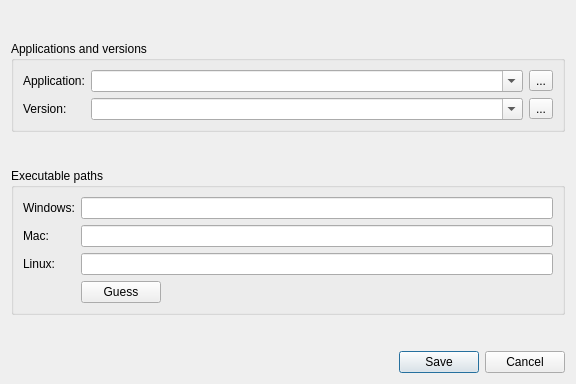
<?xml version="1.0" encoding="UTF-8"?>
<ui version="4.0">
 <class>Dialog</class>
 <widget class="QDialog" name="Dialog">
  <property name="geometry">
   <rect>
    <x>0</x>
    <y>0</y>
    <width>576</width>
    <height>384</height>
   </rect>
  </property>
  <property name="windowTitle">
   <string>Edit Application Paths</string>
  </property>
  <property name="modal">
   <bool>true</bool>
  </property>
  <layout class="QVBoxLayout" name="verticalLayout">
   <item>
    <spacer name="verticalSpacer_3">
     <property name="orientation">
      <enum>Qt::Vertical</enum>
     </property>
     <property name="sizeHint" stdset="0">
      <size>
       <width>20</width>
       <height>40</height>
      </size>
     </property>
    </spacer>
   </item>
   <item>
    <widget class="QGroupBox" name="appVer_groupBox">
     <property name="sizePolicy">
      <sizepolicy hsizetype="Preferred" vsizetype="Maximum">
       <horstretch>0</horstretch>
       <verstretch>0</verstretch>
      </sizepolicy>
     </property>
     <property name="title">
      <string>Applications and versions</string>
     </property>
     <layout class="QFormLayout" name="formLayout_10">
      <property name="fieldGrowthPolicy">
       <enum>QFormLayout::ExpandingFieldsGrow</enum>
      </property>
      <item row="0" column="0">
       <widget class="QLabel" name="appName_label">
        <property name="text">
         <string>Application:</string>
        </property>
       </widget>
      </item>
      <item row="0" column="1">
       <layout class="QHBoxLayout" name="appName_horizontalLayout">
        <item>
         <widget class="QComboBox" name="appName_comboBox">
          <property name="sizePolicy">
           <sizepolicy hsizetype="Expanding" vsizetype="Fixed">
            <horstretch>0</horstretch>
            <verstretch>0</verstretch>
           </sizepolicy>
          </property>
          <property name="toolTip">
           <string>Select an application, or add a new application by typing a new name and pressing Enter</string>
          </property>
          <property name="editable">
           <bool>true</bool>
          </property>
          <property name="mandatoryField" stdset="0">
           <bool>false</bool>
          </property>
         </widget>
        </item>
        <item>
         <widget class="QToolButton" name="appNameDel_toolButton">
          <property name="toolTip">
           <string>Remove this application</string>
          </property>
          <property name="text">
           <string>...</string>
          </property>
          <property name="icon">
           <iconset resource="../../ui/rsc.qrc">
            <normaloff>:/rsc/rsc/icon_delete.png</normaloff>
            <disabledoff>:/rsc/rsc/icon_delete_disabled.png</disabledoff>:/rsc/rsc/icon_delete.png</iconset>
          </property>
          <property name="iconSize">
           <size>
            <width>15</width>
            <height>15</height>
           </size>
          </property>
         </widget>
        </item>
       </layout>
      </item>
      <item row="1" column="0">
       <widget class="QLabel" name="appVer_label">
        <property name="text">
         <string>Version:</string>
        </property>
       </widget>
      </item>
      <item row="1" column="1">
       <layout class="QHBoxLayout" name="appVer_horizontalLayout">
        <item>
         <widget class="QComboBox" name="appVer_comboBox">
          <property name="sizePolicy">
           <sizepolicy hsizetype="Expanding" vsizetype="Fixed">
            <horstretch>0</horstretch>
            <verstretch>0</verstretch>
           </sizepolicy>
          </property>
          <property name="toolTip">
           <string>Select a version for this application, or add a new version by typing a new name and pressing Enter</string>
          </property>
          <property name="editable">
           <bool>true</bool>
          </property>
          <property name="mandatoryField" stdset="0">
           <bool>false</bool>
          </property>
         </widget>
        </item>
        <item>
         <widget class="QToolButton" name="appVerDel_toolButton">
          <property name="toolTip">
           <string>Remove this version of the application</string>
          </property>
          <property name="text">
           <string>...</string>
          </property>
          <property name="icon">
           <iconset resource="../../ui/rsc.qrc">
            <normaloff>:/rsc/rsc/icon_delete.png</normaloff>
            <disabledoff>:/rsc/rsc/icon_delete_disabled.png</disabledoff>:/rsc/rsc/icon_delete.png</iconset>
          </property>
          <property name="iconSize">
           <size>
            <width>15</width>
            <height>15</height>
           </size>
          </property>
         </widget>
        </item>
       </layout>
      </item>
     </layout>
    </widget>
   </item>
   <item>
    <spacer name="verticalSpacer_2">
     <property name="orientation">
      <enum>Qt::Vertical</enum>
     </property>
     <property name="sizeHint" stdset="0">
      <size>
       <width>20</width>
       <height>40</height>
      </size>
     </property>
    </spacer>
   </item>
   <item>
    <widget class="QGroupBox" name="execPaths_groupBox">
     <property name="sizePolicy">
      <sizepolicy hsizetype="Preferred" vsizetype="Maximum">
       <horstretch>0</horstretch>
       <verstretch>0</verstretch>
      </sizepolicy>
     </property>
     <property name="title">
      <string>Executable paths</string>
     </property>
     <layout class="QFormLayout" name="formLayout_9">
      <property name="fieldGrowthPolicy">
       <enum>QFormLayout::ExpandingFieldsGrow</enum>
      </property>
      <item row="1" column="0">
       <widget class="QLabel" name="osxPath_label">
        <property name="text">
         <string>Mac:</string>
        </property>
       </widget>
      </item>
      <item row="1" column="1">
       <layout class="QHBoxLayout" name="osxPath_horizontalLayout">
        <item>
         <widget class="QLineEdit" name="osxPath_lineEdit"/>
        </item>
       </layout>
      </item>
      <item row="2" column="0">
       <widget class="QLabel" name="linuxPath_label">
        <property name="text">
         <string>Linux:</string>
        </property>
       </widget>
      </item>
      <item row="2" column="1">
       <layout class="QHBoxLayout" name="linuxPath_horizontalLayout">
        <item>
         <widget class="QLineEdit" name="linuxPath_lineEdit"/>
        </item>
       </layout>
      </item>
      <item row="4" column="1">
       <layout class="QHBoxLayout" name="appPaths_horizontalLayout">
        <item>
         <widget class="QPushButton" name="guess_pushButton">
          <property name="toolTip">
           <string>Try to guess the executable paths based on the template</string>
          </property>
          <property name="text">
           <string>Guess</string>
          </property>
         </widget>
        </item>
       </layout>
      </item>
      <item row="0" column="0">
       <widget class="QLabel" name="winPath_label">
        <property name="text">
         <string>Windows:</string>
        </property>
       </widget>
      </item>
      <item row="0" column="1">
       <layout class="QHBoxLayout" name="winPath_horizontalLayout">
        <item>
         <widget class="QLineEdit" name="winPath_lineEdit"/>
        </item>
       </layout>
      </item>
     </layout>
    </widget>
   </item>
   <item>
    <spacer name="verticalSpacer_1">
     <property name="orientation">
      <enum>Qt::Vertical</enum>
     </property>
     <property name="sizeHint" stdset="0">
      <size>
       <width>20</width>
       <height>40</height>
      </size>
     </property>
    </spacer>
   </item>
   <item>
    <widget class="QDialogButtonBox" name="appPaths_buttonBox">
     <property name="standardButtons">
      <set>QDialogButtonBox::Cancel|QDialogButtonBox::Save</set>
     </property>
    </widget>
   </item>
  </layout>
 </widget>
 <resources>
  <include location="../../ui/rsc.qrc"/>
 </resources>
 <connections/>
</ui>
